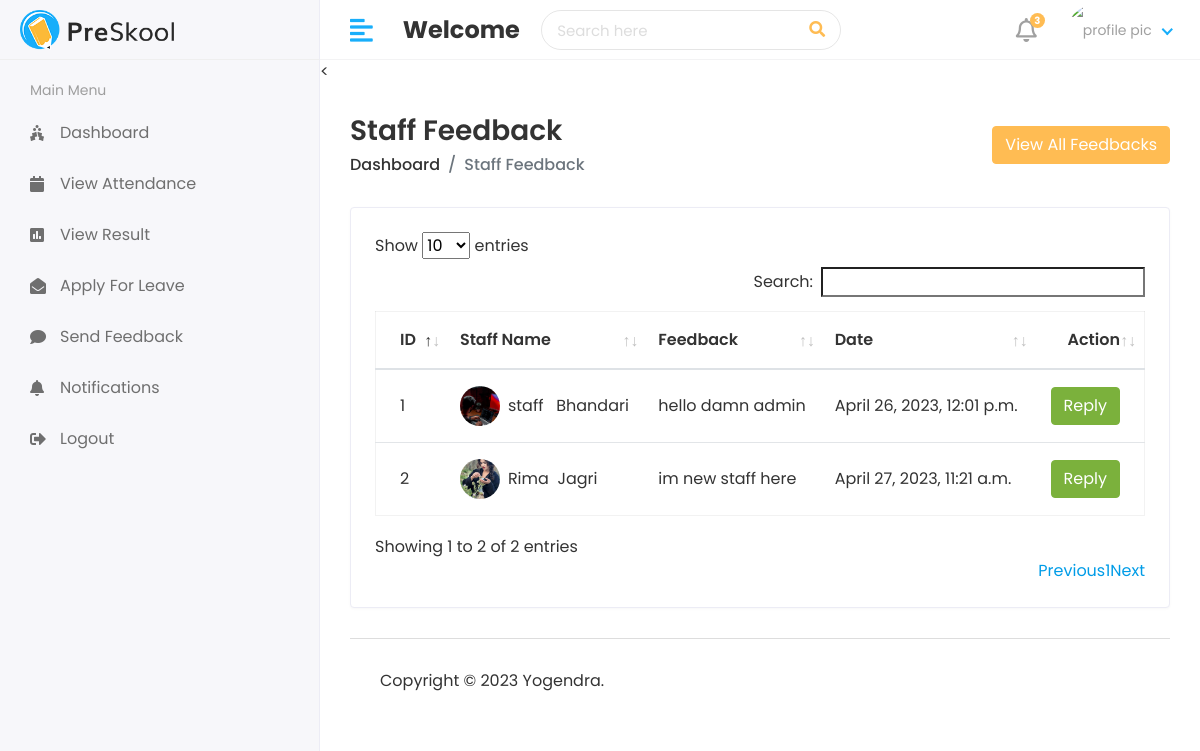
The app's page /hod/staff-feedback/ with its own data.
### app_attendance_system/models.py (models this page shows, shortened)
class Staff_feedback(models.Model):
    staff_id= models.ForeignKey(Staff, on_delete=models.CASCADE)
    feedback= models.TextField()
    feedback_reply=models.TextField()
    status=models.IntegerField(default=0)
    created_at= models.DateTimeField(auto_now_add=True)
    updated_at=models.DateTimeField(auto_now=True)

class Staff(models.Model):
    admin=  models.OneToOneField(CustomUser, on_delete=models.CASCADE)
    address=models.TextField()
    gender=models.CharField(max_length=20)
    created_at=models.DateTimeField(auto_now_add=True)
    updated_at=models.DateTimeField(auto_now=True)

class CustomUser(AbstractUser):
    USER = {
        (1, 'HOD'),
        (2, 'STAFF'),
        (3, 'STUDENT'),
    }
    user_type= models.CharField(choices=USER, max_length=1, default=1)
    profile_pic = models.ImageField(upload_to='static/assets/img/profile_pic/')

### app_attendance_system/views.py (the view)
# urls.py: path('hod/staff-feedback/', views.StaffFeedbackSend, name='hod-staff-feedback'),
def StaffFeedbackSend(request):
    feedback=Staff_feedback.objects.all()
    feedback_history= Staff_feedback.objects.all().order_by('-id')[0:5]
    context={
        'feedback':feedback,
        'feedback_history':feedback_history
    }
    return render(request, 'hod/hod_staff_feedback.html',context)

### templates/hod/hod_staff_feedback.html (shortened to what this page needs)
{% extends "layouts/master.html" %}
{% load static %}
{%block content %}
<<div class="content container-fluid">
    <div class="page-header">
       <div class="row align-items-center">
          <div class="col">
             <h3 class="page-title">Staff Feedback</h3>
             <ul class="breadcrumb">
                <li class="breadcrumb-item"><a href="index.html">Dashboard</a></li>
                <li class="breadcrumb-item active">Staff Feedback</li>
             </ul>
          </div>
          <div class="col-auto text-right float-right ml-auto">
<button type="button" class="btn btn-primary" data-toggle="modal" data-target="#exampleModalCenter">
    View All Feedbacks
  </button>
          </div>
       </div>
    </div>
    <div class="row">
       <div class="col-sm-12">
          <div class="card card-table">
             <div class="card-body">
                <div class="table-responsive">
                   <table class="table table-hover table-center mb-0 "  id="table_id">
                      <thead>
                         <tr>
                            <th>ID</th>
                            <th>Staff Name</th>
                            <th>Feedback</th>
                            <th>Date</th>
                            <th class="text-right">Action</th>
                         </tr>
                      </thead>
                      <tbody>
                        {% for i in feedback %}
                         <tr>
                            <td>{{ forloop.counter }}</td>
                            <td>
                               <h2 class="table-avatar">
                                  <a href="student-details.html" class="avatar avatar-sm mr-2"><img class="avatar-img rounded-circle" src="/{{i.staff_id.admin.profile_pic}}" alt="User Image"></a>
                                  <a href="student-details.html">{{i.staff_id.admin.first_name}}&nbsp; {{i.staff_id.admin.last_name}}</a>
                               </h2>
                            </td>
                            <td>{{i.feedback}}</td>
                            <td>{{i.created_at}}</td>
                            <td class="text-right">
<button type="button" class="btn btn-success" data-toggle="modal" data-target="#sendnotification-{{forloop.counter}}">
    Reply
  </button>
                            </td>
                         </tr>
                         {% endfor %}
                      </tbody>
                   </table>
                </div>
             </div>
          </div>
       </div>
    </div>
{% endblock %}

### static/assets/css/style.css (style rules this page uses)
html { height: 100%; }
body { background-color: #fff; color: #333; font-family: 'Poppins', sans-serif; font-size: 1rem; height: 100%; line-height: 1.5; overflow-x: hidden; }
h1, h2, h3, h4, h5, h6 { font-family: 'Poppins', sans-serif; margin-top: 0; }
a { color: #009ce7; }
input, button, a { transition: all 0.4s ease; -moz-transition: all 0.4s ease; -o-transition: all 0.4s ease; -ms-transition: all 0.4s ease; -webkit-transition: all 0.4s ease; }
input, input:focus, button, button:focus { outline: none; }
ul, ol { padding: 0px; list-style: none; }
.table { color: #333; max-width: 100%; margin-bottom: 0; width: 100%; }
.table.dataTable { border-collapse: collapse !important; border: 1px solid rgba(0, 0, 0, 0.05); }
table.table td h2 { display: inline-block; font-size: inherit; font-weight: 400; margin: 0; padding: 0; vertical-align: middle; }
table.table td h2.table-avatar { align-items: center; display: inline-flex; font-size: inherit; font-weight: 400; margin: 0; padding: 0; vertical-align: middle; white-space: nowrap; }
table.table td h2 a { color: #333; }
.table thead tr th { font-weight: 600; }
.table tbody tr { border-bottom: 1px solid rgba(0, 0, 0, 0.05); }
.table.table-center td, .table.table-center th { vertical-align: middle; }
.card-table .card-body .table > thead > tr > th { border-top: 0; }
.card-table .card-body .table tr td:first-child, .card-table .card-body .table tr th:first-child { padding-left: 1.5rem; }
.card-table .card-body .table tr td:last-child, .card-table .card-body .table tr th:last-child { padding-right: 1.5rem; }
.card-table .table td, .card-table .table th { border-top: 1px solid #e2e5e8; padding: 1rem 0.75rem; white-space: nowrap; }
.btn-primary { background-color: #FFBC53; border: 1px solid #FFBC53; }
.btn-success { background-color: #7bb13c; border: 1px solid #7bb13c }
.card { border: 1px solid #ececf5; box-shadow: 0 1px 3px 0 rgba(0, 0, 0, 0.03); margin-bottom: 1.875rem; }
.card-body { padding: 1.5rem; }
.avatar { position: relative; display: inline-block; width: 3rem; height: 3rem }
.avatar > img { width: 100%; height: 100%; -o-object-fit: cover; object-fit: cover; }
.avatar-sm { width: 2.5rem; height: 2.5rem; }
.page-wrapper > .content { padding: 1.875rem 1.875rem 0; }
.page-header { margin-bottom: 1.875rem; }
.page-header .breadcrumb { background-color: transparent; color: #6c757d; font-size: 1rem; font-weight: 500; margin-bottom: 0; padding: 0; }
.page-header .breadcrumb a { color: #333; }
.page-title { font-size: 28px; font-weight: 600; color: #333; margin-bottom: 5px; }

### records on screen
Staff_feedback: staff_id.admin.profile_pic (picture), staff_id.admin.first_name "staff", staff_id.admin.last_name "Bhandari", feedback "hello damn admin", created_at "April 26, 2023, 12:01 p.m."
Staff_feedback: staff_id.admin.profile_pic (picture), staff_id.admin.first_name "Rima", staff_id.admin.last_name "Jagri", feedback "im new staff here", created_at "April 27, 2023, 11:21 a.m."
